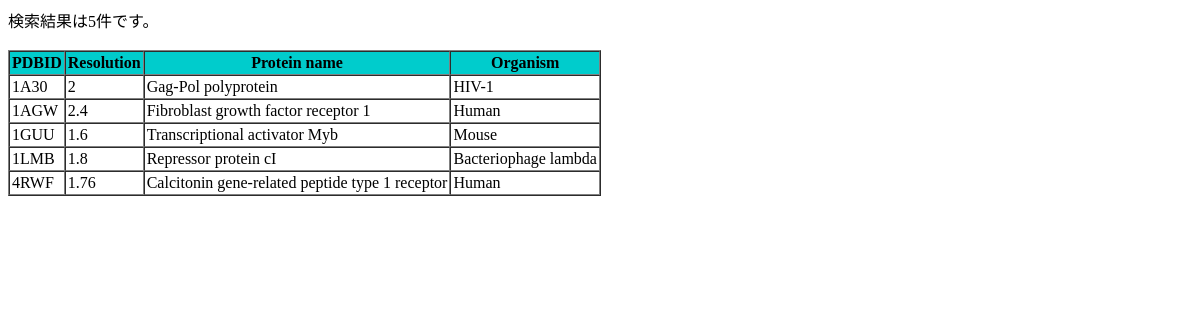
/html/examples/search_pdb.php, run on an earlier commit of the app's database.
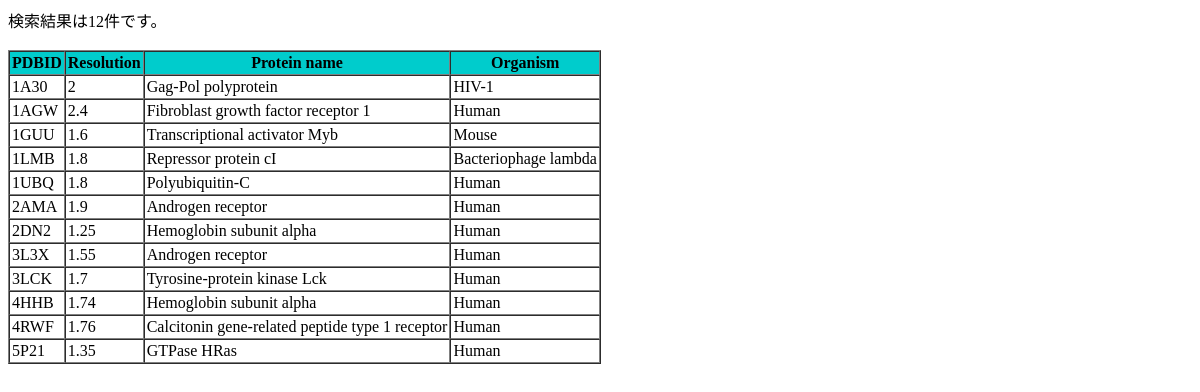
And on a later commit of the database.
### tables this page shows
create table Protein(proteinID int not null auto_increment,  
	            	name char(50) not null,
		    		organism char(30) not null,
		    		len int not null,
					fav int not null,
		    		primary key(proteinID));

create table PDB(pdbID char(4) not null,
				method char(20) not null,
				resolution float,
				chain char(20) not null,
                positions char(10) not null,
				deposited date not null,      
                class char(30),
                url text,                     
		 		primary key(PDBID));

### html/examples/search_pdb.php (the view, shortened to what this page needs)
<!DOCTYPE html>
<html lang="ja">
<head>
</head>
<body>
<?php
$db_user = "user";
$db_pass = "password";
$db_host = "docker-mysql";
$db_name = "demo";
$dsn="mysql:host={$db_host};dbname={$db_name};charset=utf8";
try{
        $pdo = new PDO($dsn,$db_user,$db_pass);
        $pdo->setAttribute(PDO::ATTR_ERRMODE,PDO::ERRMODE_EXCEPTION);
        $pdo->setAttribute(PDO::ATTR_EMULATE_PREPARES,false);
} catch(PDOException $Exception){
        die("DB接続エラー:".$Exception->getMessage());
}
try{
	$sql = "SELECT PDB.pdbID, resolution, name, organism
                  FROM Protein, PDB, PDB2Protein
                 WHERE PDB.pdbID = PDB2Protein.pdbID
                   AND Protein.proteinID = PDB2Protein.proteinID
                   AND PDB.resolution <= 2.5";
        $stmh=$pdo->prepare($sql);
        $stmh->execute();
	$count=$stmh->rowCount();
	print "検索結果は{$count}件です。<br><br>";
} catch(PDOException $Exception){
        die("DB検索エラー:".$Exception->getMessage());
}
?>
<table border='1' cellpadding='2' cellspacing='0'>
<thead>
        <tr bgcolor='#00CCCC'>
        <th>PDBID</th>
        <th>Resolution</th>
        <th>Protein name</th>
        <th>Organism</th>
        </tr>
</thead>
<tbody>
<?php
$result=$stmh->fetchAll(PDO::FETCH_ASSOC);
foreach($result as $row) {
        print "<tr><td>";
        print htmlspecialchars($row["pdbID"],ENT_QUOTES);
        print "</td><td>";
        print htmlspecialchars($row["resolution"],ENT_QUOTES);
        print "</td><td>";
        print htmlspecialchars($row["name"],ENT_QUOTES);
        print "</td><td>";
        print htmlspecialchars($row["organism"],ENT_QUOTES);
        print  "</td></tr>";
}
?>
</tbody></table>
</body>
</html>

What changed in the data, as far as the page shows it:
added protein: pdb.pdbID "1UBQ", pdb.resolution "1.8", name "Polyubiquitin-C", organism "Human"
added protein: pdb.pdbID "2AMA", pdb.resolution "1.9", name "Androgen receptor", organism "Human", pdb.pdbID "3L3X", pdb.resolution "1.55"
added protein: pdb.pdbID "2DN2", pdb.resolution "1.25", name "Hemoglobin subunit alpha", organism "Human", pdb.pdbID "4HHB", pdb.resolution "1.74"
added protein: pdb.pdbID "3LCK", pdb.resolution "1.7", name "Tyrosine-protein kinase Lck", organism "Human"
added protein: pdb.pdbID "5P21", pdb.resolution "1.35", name "GTPase HRas", organism "Human"
Also different on the page:
$count: "5" → "12"
